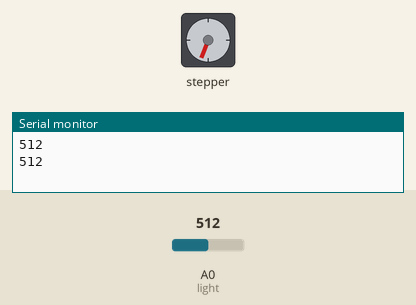
Simulated run of this sketch. Board: Arduino Uno, built with avr-gcc and run on an emulated ATmega328P. On the bench: stepper motor, the last lines printed to the serial monitor. Inputs (shaded band) come from the test bench; at power-on: A0 (light) = 512. Stepper angles assume 2048 steps per turn.

Above: at 2.0 s.
2.1 s: A0 (light) set to 140
At 2.37 s:
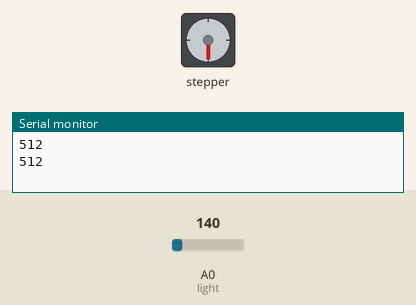
6.5 s: A0 (light) set to 160
At 6.91 s:
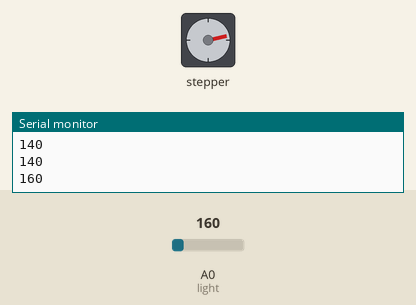
15.5 s: A0 (light) set to 122
At 15.69 s:
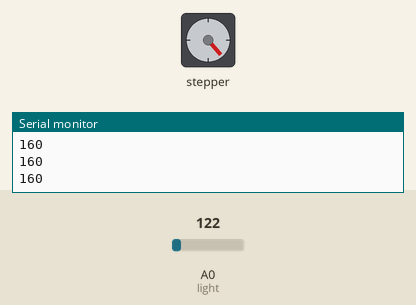
Timing chart, 0 to 25.0 s (numbered marks = the images above; inputs shaded):
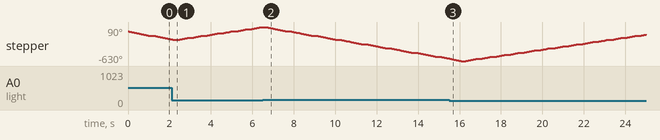

The sketch:

stepMotor_lightSensor.ino
```cpp
#include <Stepper.h>

const int stepPerRevolution = 2048;
Stepper myStepper(stepPerRevolution, 8, 10, 9, 11);

int light = A0;
int val = 0;

void setup() {
  myStepper.setSpeed(15);
  Serial.begin(9600);
}

int degreeToSteps(int degree) {
  if (degree == 0) return 0;
  return stepPerRevolution / (360 / degree);
}

void loop() {
  val = analogRead(light);
  Serial.println(val);

  if (val < 150) {
    myStepper.step(degreeToSteps(45));
  } else {
    myStepper.step(-degreeToSteps(90));
  }
  delay(200);
}
```
